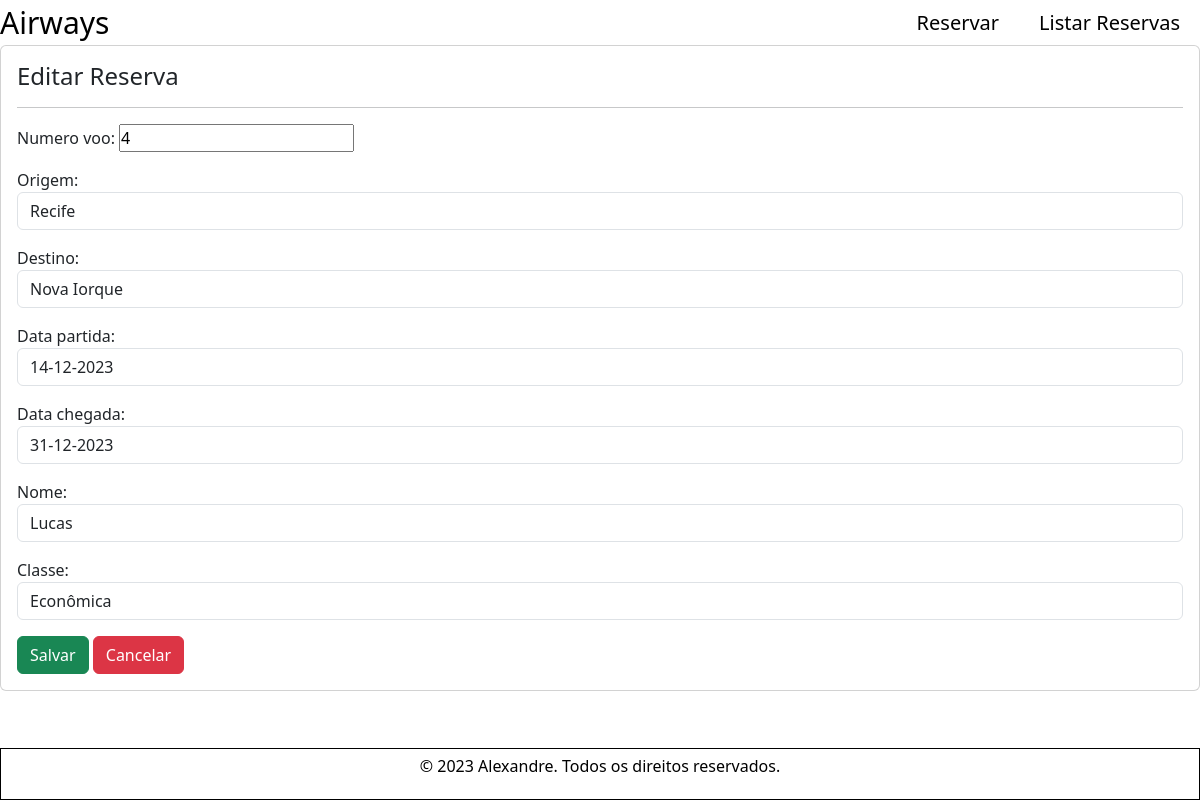
Page /reservar/edit/10 on the committed database.
### reservas/models.py (models this page shows, shortened)
class Voo(models.Model):
    numero_voo = models.IntegerField(validators=[
        MaxValueValidator(9999, message='O número do voo deve ter no máximo 4 dígitos.'),
        MinValueValidator(1, message='O número do voo deve ter exatamente 4 dígitos.'),
        ],
    )
    CLASSE_CHOICES = [
        ('Econômica', 'Econômica'),
        ('Executiva', 'Executiva'),
    ]
    origem = models.CharField(max_length=100, default='Petrolina')
    destino = models.CharField(max_length=100)
    data_partida = models.CharField(max_length=10, default=(datetime.now() + timedelta(days=1)).strftime('%d-%m-%Y'))
    data_chegada = models.CharField(max_length=10, null=True, blank=True)
    nome = models.CharField(max_length=50)
    classe = models.CharField(max_length=20, choices=CLASSE_CHOICES)

### reservas/views.py (the view)
# urls.py: path('reservar/edit/<int:voo_pk>', editar, name='editar'),
def editar(request, voo_pk):
    dados = Voo.objects.get(pk=voo_pk)
    form = VooForm(request.POST or None, instance=dados)
    if request.POST:
        if form.is_valid():
            form.save()
            return redirect('listar')
    context = {
        'form': form,
        'id':voo_pk,
    }
    return render(request, 'reservas/editar.html', context)

### reservas/forms.py (shortened to what this page needs)
class VooForm(forms.ModelForm):
    class Meta:
        model = Voo
        fields = ['numero_voo', 'origem', 'destino', 'data_partida', 'data_chegada', 'nome', 'classe']
        widgets = {
            'numero_do_voo': forms.IntegerField(widget=forms.TextInput(attrs={'placeholder': 'Numero do Voo', 'class': 'form-control', 'autofocus': ''})),
            'origem': forms.TextInput(attrs={'class':'form-control'}),
            'destino': forms.TextInput(attrs={'class': 'form-control'}),
            'data_partida':forms.DateInput(attrs={'class':'form-control'}),
            'data_chegada': forms.DateInput(attrs={'class': 'form-control'}),
            'nome': forms.TextInput(attrs={'class': 'form-control'}),
            'classe': forms.Select(attrs={'class': 'form-control'}, choices=[('Economica', 'Econômica'), ('Executiva', 'Executiva')])
        }

### reservas/template/reservas/editar.html (shortened to what this page needs)
{% extends 'base.html' %}
{% block content %}
    <div class="card">
        <div class="card-body">
            <h4>Editar Reserva</h4>
            <hr>
            <form action="{% url 'editar' id %}" method="post">
                {{  form.as_p }}
                <button class="btn btn-success" type="submit" >Salvar</button>
                <a href="{% url 'listar' %}" class="btn btn-danger">Cancelar</a>
            </form>
        </div>
    </div>
{% endblock %}

### static/style.css (style rules this page uses)
* { padding: 0; margin: 0; box-sizing: border-box; }

### rows in the picture
Voo: numero_voo "4", origem "Recife", destino "Nova Iorque", data_partida "14-12-2023", data_chegada "31-12-2023", nome "Lucas", classe "Econômica"
